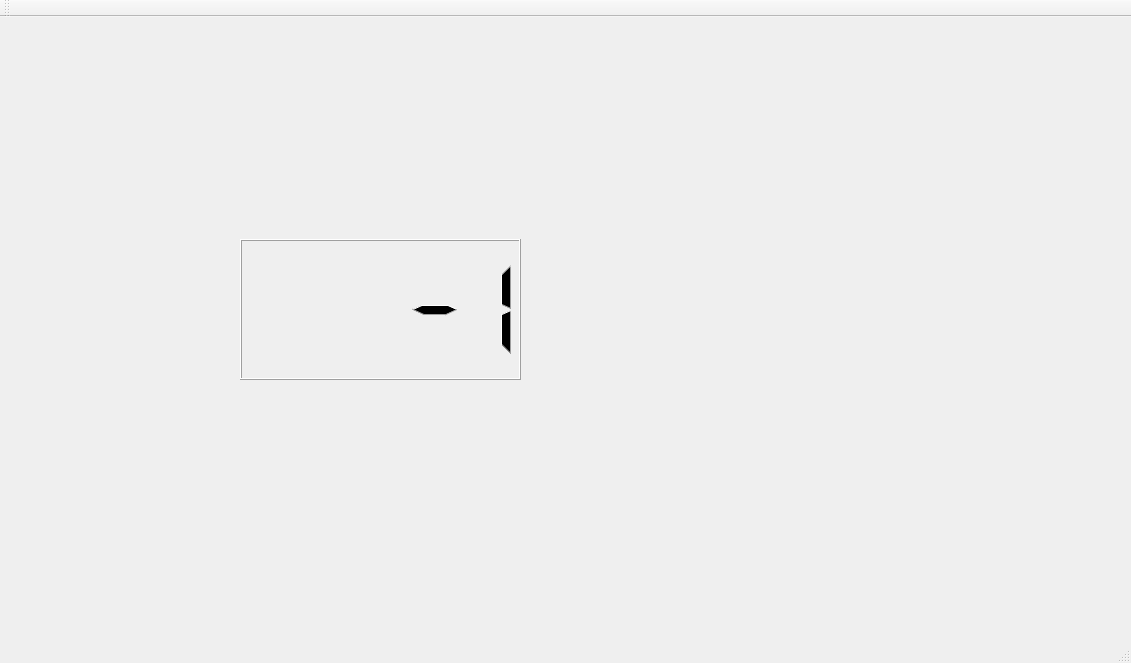
<?xml version="1.0" encoding="UTF-8"?>
<ui version="4.0">
 <class>MainWindow</class>
 <widget class="QMainWindow" name="MainWindow">
  <property name="geometry">
   <rect>
    <x>0</x>
    <y>0</y>
    <width>1131</width>
    <height>663</height>
   </rect>
  </property>
  <property name="windowTitle">
   <string>MainWindow</string>
  </property>
  <widget class="QWidget" name="centralWidget">
   <widget class="QLCDNumber" name="lcdnumber">
    <property name="geometry">
     <rect>
      <x>240</x>
      <y>222</y>
      <width>281</width>
      <height>141</height>
     </rect>
    </property>
    <property name="smallDecimalPoint">
     <bool>false</bool>
    </property>
    <property name="mode">
     <enum>QLCDNumber::Dec</enum>
    </property>
    <property name="value" stdset="0">
     <double>-1.000000000000000</double>
    </property>
    <property name="intValue" stdset="0">
     <number>-1</number>
    </property>
   </widget>
  </widget>
  <widget class="QMenuBar" name="menuBar">
   <property name="geometry">
    <rect>
     <x>0</x>
     <y>0</y>
     <width>1131</width>
     <height>19</height>
    </rect>
   </property>
  </widget>
  <widget class="QToolBar" name="mainToolBar">
   <attribute name="toolBarArea">
    <enum>TopToolBarArea</enum>
   </attribute>
   <attribute name="toolBarBreak">
    <bool>false</bool>
   </attribute>
  </widget>
  <widget class="QStatusBar" name="statusBar"/>
 </widget>
 <layoutdefault spacing="6" margin="11"/>
 <resources/>
 <connections/>
</ui>
